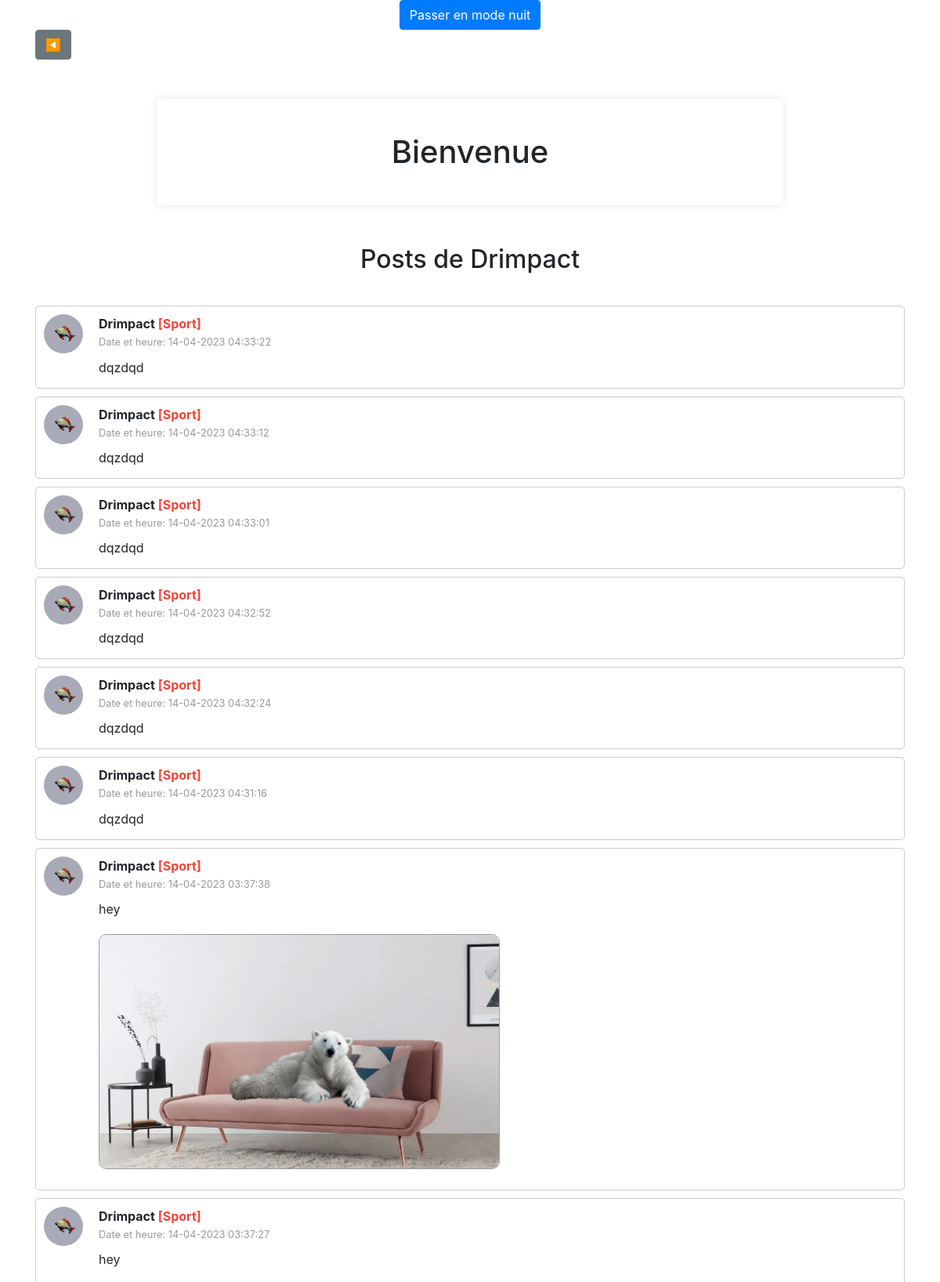
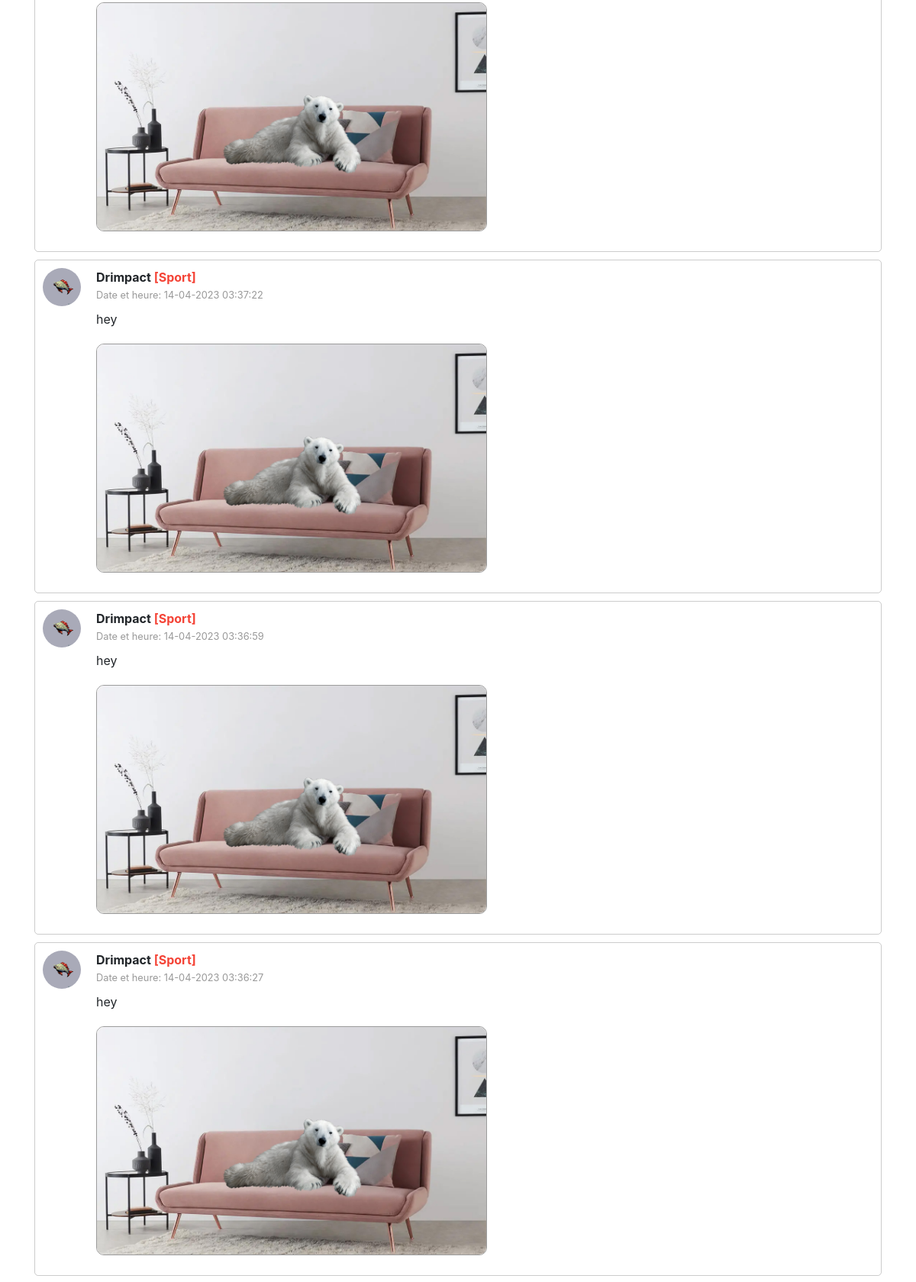
Page /profile.php?user=Drimpact (upper part) on the committed database (2 pictures, top to bottom).
### tables this page shows
CREATE TABLE `posts` (
  `id` int NOT NULL,
  `pseudo` varchar(255) NOT NULL,
  `content` text NOT NULL,
  `tag` varchar(255) DEFAULT NULL,
  `date_heure_message` datetime NOT NULL,
  `gif` varchar(255) DEFAULT NULL,
  `image_path` varchar(255) DEFAULT NULL
);

CREATE TABLE `users` (
  `id` int NOT NULL,
  `email` varchar(255) NOT NULL,
  `password` varchar(255) NOT NULL,
  `pseudo` varchar(255) NOT NULL,
  `profile_picture` varchar(255) DEFAULT NULL
);

### profile.php (the view, shortened to what this page needs)
<?php
$pdo = new PDO('mysql:host=localhost;dbname=projet', 'root', '', array(PDO::ATTR_ERRMODE => PDO::ERRMODE_WARNING, PDO::MYSQL_ATTR_INIT_COMMAND => 'SET NAMES utf8'));
$tags = [
    '1' => 'Sport',
    '2' => 'Culture',
    '3' => 'JeuxVidéo',
    '4' => 'Histoire',
    '5' => 'Cinéma',
    '6' => 'Littérature',
    '7' => 'Tech',
    '8' => 'Musique',
    '9' => 'Animé',
    '10' => 'Sondage',
  ];
  $tagColors = [
    '1' => '#F44336',
    '2' => '#E91E63',
    '3' => '#9C27B0',
    '4' => '#673AB7',
    '5' => '#3F51B5',
    '6' => '#2196F3',
    '7' => '#03A9F4',
    '8' => '#00BCD4',
    '9' => '#009688',
    '10' => '#4CAF50',
  ];
$user = isset($_GET['user']) ? $_GET['user'] : '';
function getUserProfilePicture($pdo, $pseudo) {
  $stmt = $pdo->prepare("SELECT profile_picture FROM users WHERE pseudo = :pseudo");
  $stmt->execute(['pseudo' => $pseudo]);
  $user = $stmt->fetch(PDO::FETCH_ASSOC);
  return $user ? $user['profile_picture'] : '';
}
$stmt = $pdo->prepare("SELECT * FROM posts WHERE pseudo = :pseudo ORDER BY date_heure_message DESC");
$stmt->execute(['pseudo' => $user]);
?>
<!DOCTYPE html>
<html lang="fr">
<head>
  <link rel="stylesheet" href="https://maxcdn.bootstrapcdn.com/bootstrap/4.5.2/css/bootstrap.min.css">
  <link rel="stylesheet" href="css/home_style.css">
  <link rel="stylesheet" href="css/dark_theme.css">
  <link rel="stylesheet" href="css/button.css">
</head>
<div class="page-content">
    <div class="page-content">
        <div class="container">
        <div class="toggle-theme-container d-flex justify-content-center">
            <button id="toggle-theme" class="btn btn-primary">Passer en mode nuit</button>
          </div>
        <div class="container-btn">
            <a href="home.php" class="btn btn-secondary">◀️</a>
          </div>
          <div class="container-wrapper">
      <div class="welcome-container">
        <?php if (isset($_SESSION['pseudo'])) : ?>
          <img src="<?php echo (htmlspecialchars(getUserProfilePicture($pdo, $_SESSION['pseudo'])) ?: 'default_profile_picture.png') . '?t=' . time(); ?>" alt="Profile Picture" class="profile-picture" />
          <h1 class="my-4 welcome-message">Bienvenue, <?php echo htmlspecialchars($_SESSION['pseudo']); ?></h1>
        <?php else : ?>
          <h1 class="my-4 welcome-message">Bienvenue</h1>
        <?php endif; ?>
      </div>
          </div>
      <h2 class="my-4 centered">Posts de <?php echo htmlspecialchars($user);?></h2>
</div>
<?php
      while ($post = $stmt->fetch(PDO::FETCH_ASSOC)) {
        echo '<div class="post-container d-flex">';
        $userProfilePicture = getUserProfilePicture($pdo, $post['pseudo']);
        echo '<a href="profile.php?user=' . htmlspecialchars($post['pseudo']) . '">';
        echo '<div class="post-profile-picture">';
        echo '<img src="' . htmlspecialchars($userProfilePicture) . '" alt="Profile Picture" class="profile-picture" />';
        echo '</div>';
        echo '</a>';
        echo '<div class="post-content-container">';
        echo '<strong class="post-username">' . $post['pseudo'] . ' <span style="color: ' . $tagColors[$post['tag']] . '">[' . $tags[$post['tag']] . ']</span></strong>';
        echo '<div class="post-info d-flex">';
        echo '<small>Date et heure: ' . date('d-m-Y H:i:s', strtotime($post['date_heure_message'])) . '</small>';
        echo '</div>';
        echo '<p class="post-content" style="word-wrap: break-word;">' . $post['content'] . '</p>';
        if (!empty($post['image_path'])) {
          echo '<div class="post-image">';
          echo '<img src="' . htmlspecialchars($post['image_path']) . '" alt="Post Image" />';
          echo '</div>';
        }
        echo '</div>';
        echo '</div>';
    }
      ?>
</body>
</html>

### css/home_style.css (style rules this page uses)
.centered { display: flex; justify-content: center; align-items: center; flex-direction: column; }
.post-content { word-wrap: break-word; margin-bottom: 4px; margin-top: 10px; }
.post-username { display: block; margin-bottom: 2px; }
.post-container { border: 1px solid rgba(0, 0, 0, 0.2); padding: 10px; margin-bottom: 10px; min-height: 50px; border-radius: 5px; }
.welcome-message { text-align: center; }
.container-wrapper { max-width: 800px; margin: 50px auto; padding: 20px; background-color: #ffffff; border-radius: 5px; box-shadow: 0px 0px 10px 0px rgba(0, 0, 0, 0.1); }
.profile-picture { width: 50px; height: 50px; object-fit: cover; border-radius: 50%; margin-right: 10px; }
.welcome-container, .post-header { display: flex; align-items: center; }
.container-wrapper { display: flex; justify-content: center; align-items: flex-start; }
.post-info { justify-content: space-between; align-items: center; color: #999; }
.post-content-container { word-wrap: break-word; min-height: 50px; overflow: auto; flex-grow: 1; }
.post-profile-picture { margin-right: 10px; }
.post-image img { max-width: 100%; max-height: 300px; object-fit: cover; border: 1px solid rgb(156, 156, 156); border-radius: 10px; margin-top: 16px; margin-bottom: 16px; }

### css/dark_theme.css (style rules this page uses)
:root { --main-bg-color: #212529; --main-text-color: #f0f0f0; --container-bg-color: #343a40; --post-container-bg-color: #3a3a3a; --primary-btn-color: #FFA500; --primary-btn-hover-color: #d38027; --danger-btn-color: #ff4d4d; --danger-btn-hover-color: #e63939; --form-control-bg-color: #495057; --form-control-border-color: #ced4da; --form-control-focus-color: #FFA500; --input-group-text-bg-color: #3a3a3a; --input-group-text-color: #f0f0f0; --modal-content-bg-color: #2c2c2c; --modal-content-text-color: #f8f8f8; --post-tag-color: #999; --post-info-color: #aaa; --navbar-bg-color: #2b2b2b; --navbar-border-color: rgba(255, 255, 255, 0.2); --floating-menu-bg-color: #2b2b2b; --floating-menu-border-color: rgba(255, 255, 255, 0.534); --navbarfixed-bottom-bg-color: #1c1c1c; --navbarfixed-bottom-text-color: #f0f0f083; }

### css/button.css (style rules this page uses)
.container-btn { display: flex; }

### rows in the picture
posts: pseudo.profile_picture (picture), pseudo "Drimpact", tag "Sport", date_heure_message "14-04-2023 04:33:22", content "dqzdqd"
posts: pseudo.profile_picture (picture), pseudo "Drimpact", tag "Sport", date_heure_message "14-04-2023 04:33:12", content "dqzdqd"
posts: pseudo.profile_picture (picture), pseudo "Drimpact", tag "Sport", date_heure_message "14-04-2023 04:33:01", content "dqzdqd"
posts: pseudo.profile_picture (picture), pseudo "Drimpact", tag "Sport", date_heure_message "14-04-2023 04:32:52", content "dqzdqd"
posts: pseudo.profile_picture (picture), pseudo "Drimpact", tag "Sport", date_heure_message "14-04-2023 04:32:24", content "dqzdqd"
posts: pseudo.profile_picture (picture), pseudo "Drimpact", tag "Sport", date_heure_message "14-04-2023 04:31:16", content "dqzdqd"
posts: pseudo.profile_picture (picture), pseudo "Drimpact", tag "Sport", date_heure_message "14-04-2023 03:37:38", content "hey", image_path (picture)
posts: pseudo.profile_picture (picture), pseudo "Drimpact", tag "Sport", date_heure_message "14-04-2023 03:37:27", content "hey", image_path (picture)
posts: pseudo.profile_picture (picture), pseudo "Drimpact", tag "Sport", date_heure_message "14-04-2023 03:37:22", content "hey", image_path (picture)
posts: pseudo.profile_picture (picture), pseudo "Drimpact", tag "Sport", date_heure_message "14-04-2023 03:36:59", content "hey", image_path (picture)
posts: pseudo.profile_picture (picture), pseudo "Drimpact", tag "Sport", date_heure_message "14-04-2023 03:36:27", content "hey", image_path (picture)

### other values in the picture
$user "Drimpact"
